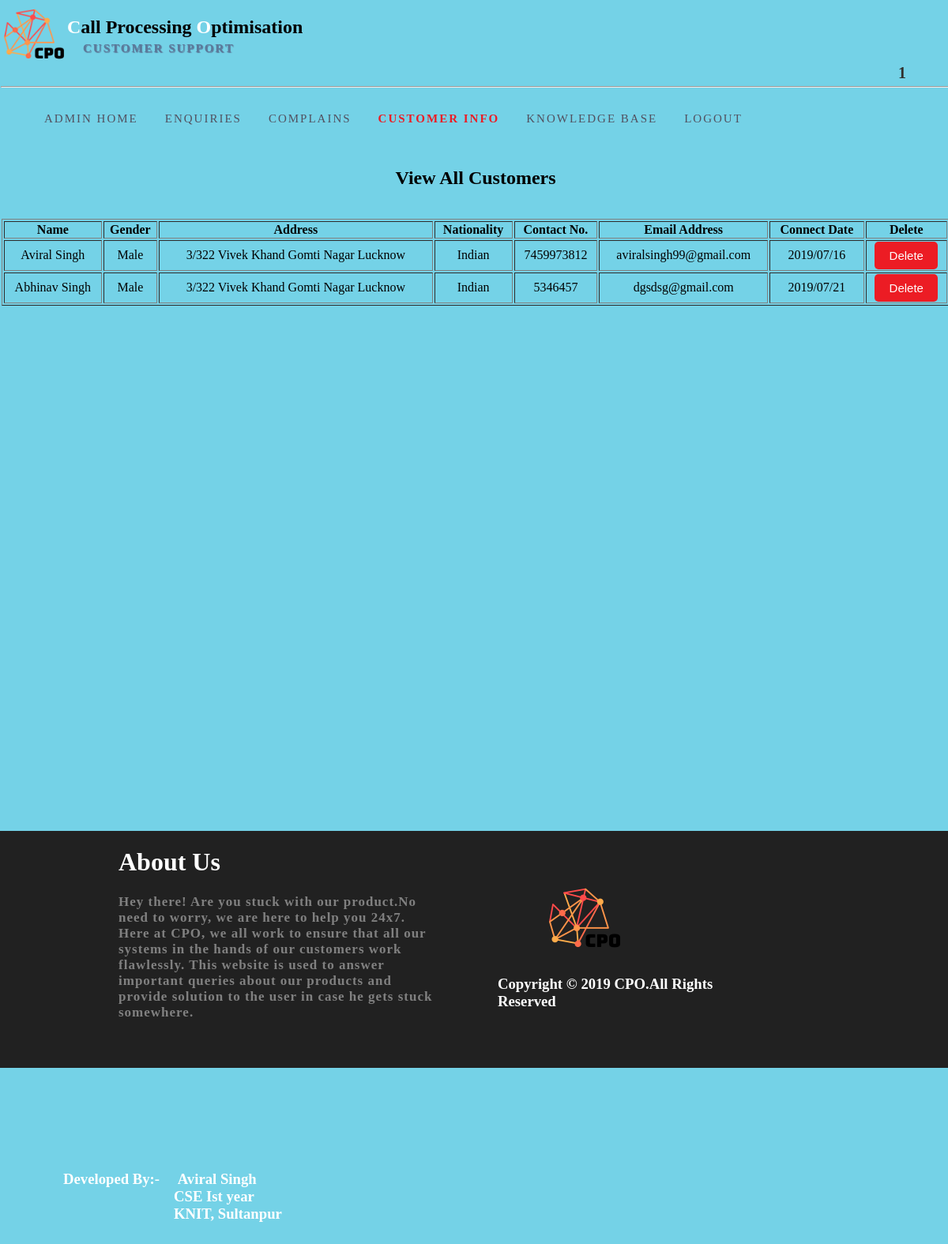
/adminzone/customerinfo (signed in), run on the app's committed database.
### generalzone/models.py (models this page shows)
class CustomerInfo(models.Model):
    name=models.CharField(max_length=50)
    gender=models.CharField(max_length=6)
    address=models.TextField()
    nationality=models.CharField(max_length=50)
    contactno=models.CharField(max_length=15)
    emailaddress=models.CharField(max_length=50,primary_key=True)
    password=models.CharField(max_length=20)
    connectdate = models.CharField(max_length=20)

### adminzone/views.py (the view)
def customerinfo(request):
    try:
        if request.session['adminid']:
            name = request.session.get('adminid')
            cust=CustomerInfo.objects.all()
            return render(request,'customerinfo.html',{'name':name,'cust':cust})
        else:
            return render(request,'login.html')
    except KeyError:
        return render(request,'login.html')

### adminzone/templates/customerinfo.html (shortened to what this page needs)
<!DOCTYPE html>
<html lang="en">
<head>
    {% load static %}
    <link href="{% static 'css\style2.css' %}" rel="stylesheet" />
</head>
<body>
<div id="b1">
<div id="outer">
    <div id="p1">
        <div class="s1">
            <a href="{% url 'adminzone:adminhome' %}"><div class="s3" style="background-image:url('{% static "images/logo.png" %}');background-size:100%;background-repeat:no-repeat;"></div></a>
            <div class="s4">
                <h2><span style="color:white;">C</span>all Processing <span style="color:white;">O</span>ptimisation</h2>
                <h4 style="color:#5b7a9a; margin-left:20px;margin-top:-15px;font-size:15px;letter-spacing:2px;text-shadow:1px 1px 1px;">CUSTOMER SUPPORT</h4>
            </div>
            <div class="s5" style="border:none;">
                {% if name %}
                <h4 style="margin-top:80px;margin-left:140px;text-transform:uppercase;color:#31302c;font-family:calibri;letterspacing:1px;font-size:20px;">{{ name }}</h4>
                {% endif %}
            </div>
        </div>
        <hr style="background-color:black;"/>
    <div id="menu">
	    <ul>
		    <li><a href="{% url 'adminzone:adminhome' %}">ADMIN HOME</a></li>
		    <li><a href="{% url 'adminzone:enquiries' %}">ENQUIRIES</a></li>
		    <li><a href="{% url 'adminzone:complains' %}">COMPLAINS</a></li>
		    <li><a style="font-weight:900;color:#ec1c24;" href="{% url 'adminzone:customerinfo' %}">CUSTOMER INFO</a></li>
		    <li><a href="{% url 'adminzone:knowledgebase' %}">KNOWLEDGE BASE</a></li>
		    <li><a href="{% url 'adminzone:logout' %}">LOGOUT</a></li>
		</ul>
	</div>
    <div class="s6">
        <h2 style="text-align:center;">View All Customers</h2><br/>
        <table border="1" style="margin:0 auto;width:100%">
        <tr>
            <th>Name</th>
            <th>Gender</th>
            <th>Address</th>
            <th>Nationality</th>
            <th>Contact No.</th>
            <th>Email Address</th>
            <th>Connect Date</th>
            <th>Delete</th>
        </tr>
            {% for c in cust %}
            <tr>
            <td align="center">{{ c.name }}</td>
            <td align="center">{{ c.gender }}</td>
            <td align="center" style="max-width:300px;word-wrap:break-word;">{{ c.address }}</td>
            <td align="center">{{ c.nationality }}</td>
            <td align="center">{{ c.contactno }}</td>
            <td align="center">{{ c.emailaddress }}</td>
            <td align="center">{{ c.connectdate }}</td>
                <td align="center">
                    <a href="{% url 'adminzone:deletecustomerinfo' emailaddress=c.emailaddress %}"><button class="button2">Delete</button></a>
                </td>
            </tr>
            {% endfor %}
        </table>
    </div>
    </div>
<div class="s9">
    <div class="s11"></div>
    <div class="s10">
        <h1 style="color:white;">About Us</h1>
        <p style="font-family:calibri;color:#808080;letter-spacing:1px;font-weight:900;font-size:17px;">Hey there! Are you
            stuck with our product.No need to worry, we are here to help you 24x7.  Here at CPO, we all work to ensure that all
        our systems in the hands of our customers work flawlessly.  This website is used to answer important queries about
        our products and provide solution to the user in case he gets stuck somewhere.</p>
    </div>
    <div class="s10">
        <img src="{% static 'images/logo.png' %}" height="100px" width="100px" style="margin-left:140px;margin-top:60px;"/>
        <h3 style="color:white;margin-left:80px;font-family:calibri;">Copyright &copy 2019 CPO.All Rights Reserved</h3>
    </div>
    <div class="s10">
        <h3 style="color:white;margin-left:80px;font-family:calibri;margin-top:130px;">Developed By:- <span style="margin-left:18px;">Aviral Singh</span><br/>
            <span style="margin-left:140px;">CSE Ist year</span><br/><span style="margin-left:140px;">KNIT, Sultanpur</span></h3>
    </div>
</div>
</div>
</div>
</body>
</html>

### userzone/static/css/style2.css (style rules this page uses)
body,html { margin:0; padding:0; }
#outer { width:100%; min-height:1100px; border:none; height:auto; }
#p1 { width:1200px; min-height:1000px; margin-left:auto; margin-right:auto; height:auto; border:1px solid transparent; }
.s1 { width:100%; height:100px; //border:1px solid; }
.s3 { height:100%; width:7%; float:left; }
.s4 { height:100%; width:76%; //border:1px solid; float:left; }
.s5 { height:100%; width:8%; float:left; border:1px solid #74d2e7; }
.s6 { width:1200px; min-height:700px; border:1px solid transparent; }
.s9 { height:300px; width:100%; margin-top:50px; background-color:#212121; }
.s11 { height:100%; width:150px; #border:1px solid; float:left; }
.s10 { height:100%; width:400px; #border:1px solid; float:left; }
.button2 { height:35px; width:80px; background-color:#ec1c24; color:white; font-size:15px; border:none; border-radius:5px 5px 5px 5px; outline:none; }

### data on the page
CustomerInfo: name "Aviral Singh", gender "Male", address "3/322 Vivek Khand Gomti Nagar Lucknow", nationality "Indian", contactno "7459973812", emailaddress "aviralsingh99@gmail.com", connectdate "2019/07/16"
CustomerInfo: name "Abhinav Singh", gender "Male", address "3/322 Vivek Khand Gomti Nagar Lucknow", nationality "Indian", contactno "5346457", emailaddress "dgsdsg@gmail.com", connectdate "2019/07/21"

### other printed values
{{ name }} "1"
